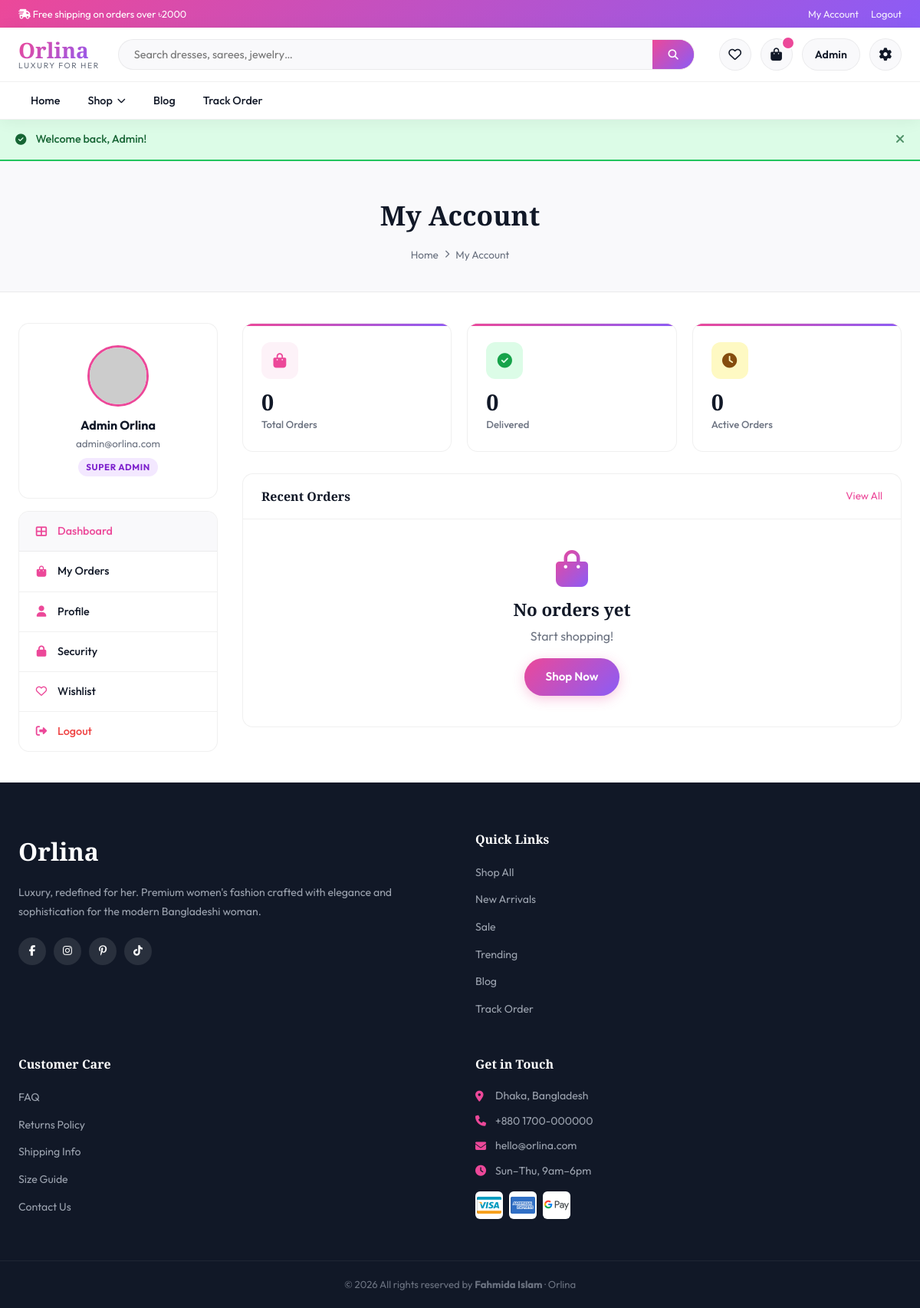
Screenshot of /pages/myaccount.php (signed in) with the database file from the repository.
### tables this page shows
CREATE TABLE `users` (
  `id` int(11) NOT NULL,
  `first_name` varchar(100) NOT NULL,
  `last_name` varchar(100) NOT NULL,
  `email` varchar(150) NOT NULL,
  `password` varchar(255) NOT NULL,
  `phone` varchar(20) DEFAULT NULL,
  `address` text DEFAULT NULL,
  `city` varchar(100) DEFAULT NULL,
  `avatar` varchar(255) DEFAULT NULL,
  `role` enum('member','admin','super_admin') DEFAULT 'member',
  `created_at` timestamp NOT NULL DEFAULT current_timestamp()
);

### includes/functions.php (called while the page is built, shortened)
<?php
require_once __DIR__ . '/db.php';
function url(string $path): string {
    return BASE_URL . '/' . ltrim($path, '/');
}
function asset(string $path): string {
    return BASE_URL . '/assets/' . ltrim($path, '/');
}
function isLoggedIn(): bool    { return !empty($_SESSION['user_id']); }
function isAdmin(): bool       { return ($_SESSION['user_role'] ?? '') === 'super_admin'; }
function currentUser(): ?array {
    global $pdo;
    $stmt = $pdo->prepare("SELECT * FROM users WHERE id = ?");
    $stmt->execute([$_SESSION['user_id']]);
    return $stmt->fetch() ?: null;
}
function h(string $str): string { return htmlspecialchars($str, ENT_QUOTES, 'UTF-8'); }
function avatarUrl(?string $avatar, string $name): string {
    return 'https://ui-avatars.com/api/?name=' . urlencode($name) . '&background=ec4899&color=fff&size=80';
}

### pages/myaccount.php (the view, shortened to what this page needs)
<?php
require_once __DIR__ . '/../includes/functions.php';
$tab  = $_GET['tab'] ?? 'dashboard';
$orderStmt = $pdo->prepare("SELECT * FROM orders WHERE user_id=? ORDER BY created_at DESC");
$orderStmt->execute([$_SESSION['user_id']]);
$orders = $orderStmt->fetchAll();
$user = currentUser();
include __DIR__ . '/../includes/header.php';
?>
<div class="page-hero">
  <div class="container">
    <h1>My Account</h1>
    <nav class="breadcrumb"><a href="<?= url('index.php') ?>">Home</a><i class="fas fa-chevron-right"></i><span>My Account</span></nav>
  </div>
</div>
<div class="container">
  <div class="account-layout">
    <aside class="account-sidebar">
      <div class="account-user">
        <img src="<?= avatarUrl($user['avatar']??null, $user['first_name'].' '.$user['last_name']) ?>" alt="Avatar" class="account-avatar">
        <strong><?= h($user['first_name'].' '.$user['last_name']) ?></strong>
        <small style="color:var(--text2);"><?= h($user['email']) ?></small>
        <span class="badge-pill badge-purple" style="margin-top:8px;"><?= ucfirst(str_replace('_',' ',$user['role'])) ?></span>
      </div>
      <nav class="account-nav">
        <a href="?tab=dashboard" class="<?= $tab==='dashboard'?'active':'' ?>"><i class="fas fa-th-large"></i> Dashboard</a>
        <a href="?tab=orders"   class="<?= $tab==='orders'?'active':'' ?>"><i class="fas fa-shopping-bag"></i> My Orders</a>
        <a href="?tab=profile"  class="<?= $tab==='profile'?'active':'' ?>"><i class="fas fa-user"></i> Profile</a>
        <a href="?tab=security" class="<?= $tab==='security'?'active':'' ?>"><i class="fas fa-lock"></i> Security</a>
        <a href="<?= url('pages/wishlist.php') ?>"><i class="far fa-heart"></i> Wishlist</a>
        <a href="<?= url('pages/logout.php') ?>" style="color:#ef4444;"><i class="fas fa-sign-out-alt"></i> Logout</a>
      </nav>
    </aside>
    <div class="account-content">
      <?php if ($tab === 'dashboard'): ?>
      <div style="display:grid;grid-template-columns:repeat(3,1fr);gap:20px;margin-bottom:28px;">
        <div class="stat-card"><div class="stat-icon" style="background:#fdf2f8;color:var(--primary-start);"><i class="fas fa-shopping-bag"></i></div><div class="stat-value"><?= count($orders) ?></div><div class="stat-label">Total Orders</div></div>
        <div class="stat-card"><div class="stat-icon" style="background:#dcfce7;color:#16a34a;"><i class="fas fa-check-circle"></i></div><div class="stat-value"><?= count(array_filter($orders,fn($o)=>$o['status']==='delivered')) ?></div><div class="stat-label">Delivered</div></div>
        <div class="stat-card"><div class="stat-icon" style="background:#fef9c3;color:#854d0e;"><i class="fas fa-clock"></i></div><div class="stat-value"><?= count(array_filter($orders,fn($o)=>in_array($o['status'],['pending','processing']))) ?></div><div class="stat-label">Active Orders</div></div>
      </div>
      <div class="admin-card">
        <div class="admin-card-header"><h3 class="admin-card-title">Recent Orders</h3><a href="?tab=orders" style="font-size:0.85rem;color:var(--primary-start);">View All</a></div>
        <?php if ($orders): ?>
        <div class="admin-table-wrap">
        <table class="orders-table">
          <thead><tr><th>Order #</th><th>Date</th><th>Items</th><th>Total</th><th>Status</th><th></th></tr></thead>
          <tbody>
          <?php foreach (array_slice($orders,0,5) as $o):
            $cnt = $pdo->prepare("SELECT COUNT(*) FROM order_items WHERE order_id=?"); $cnt->execute([$o['id']]); $itemCount=$cnt->fetchColumn();
          ?>
          <tr>
            <td><strong><?= h($o['order_number']) ?></strong></td>
            <td><?= date('M j, Y',strtotime($o['created_at'])) ?></td>
            <td><?= $itemCount ?> item<?= $itemCount!==1?'s':'' ?></td>
            <td><?= formatPrice($o['total_amount']) ?></td>
            <td><span class="status-badge status-<?= h($o['status']) ?>"><?= ucfirst($o['status']) ?></span></td>
            <td><a href="<?= url('pages/order_tracking.php') ?>?order=<?= h($o['order_number']) ?>" class="btn btn-sm btn-outline">Track</a></td>
          </tr>
          <?php endforeach; ?>
          </tbody>
        </table></div>
        <?php else: ?><div class="empty-state" style="padding:40px;"><i class="fas fa-shopping-bag"></i><h3>No orders yet</h3><p>Start shopping!</p><a href="<?= url('pages/shop.php') ?>" class="btn btn-primary mt-4">Shop Now</a></div><?php endif; ?>
      </div>
      <?php endif; ?>
    </div>
  </div>
</div>
<?php include __DIR__ . '/../includes/footer.php'; ?>

### includes/header.php (shortened to what this page needs)
<?php
$_cartCount     = cartCount();
$_headerUser = isLoggedIn() ? currentUser() : null;
$_userFirstName = $_headerUser ? h($_headerUser['first_name']) : '';
?>
<!DOCTYPE html>
<html lang="en">
<head>
<link rel="stylesheet" href="<?= asset('css/google-fonts.css') ?>">
<link rel="stylesheet" href="<?= asset('css/all.min.css') ?>">
<link rel="stylesheet" href="<?= asset('css/style.css') ?>">
</head>
<body>
<div class="topbar">
  <div class="container topbar-inner">
    <span><i class="fas fa-shipping-fast"></i> Free shipping on orders over ৳2000</span>
    <span class="topbar-right">
      <?php if (isLoggedIn()): ?>
        <a href="<?= url('pages/myaccount.php') ?>">My Account</a>
        <a href="<?= url('pages/logout.php') ?>">Logout</a>
      <?php else: ?>
        <a href="<?= url('pages/login.php') ?>">Login</a>
        <a href="<?= url('pages/register.php') ?>">Register</a>
      <?php endif; ?>
    </span>
  </div>
</div>
<header class="site-header" id="site-header">
  <div class="container header-inner">
    <a href="<?= url('index.php') ?>" class="logo">
      <span class="logo-text">Orlina</span>
      <span class="logo-tagline">Luxury For Her</span>
    </a>
    <form class="search-form" action="<?= url('pages/search.php') ?>" method="GET" role="search">
      <input type="text" name="q" placeholder="Search dresses, sarees, jewelry…" value="<?= h($_GET['q'] ?? '') ?>" aria-label="Search products">
      <button type="submit" aria-label="Search"><i class="fas fa-search"></i></button>
    </form>
    <div class="header-actions">
      <a href="<?= url('pages/wishlist.php') ?>" class="icon-btn" title="Wishlist" aria-label="Wishlist">
        <i class="far fa-heart"></i>
      </a>
      <?php if (isLoggedIn()): ?>
      <a href="<?= url('pages/cart.php') ?>" class="icon-btn cart-btn" title="Cart" aria-label="Cart">
        <i class="fas fa-shopping-bag"></i>
        <span class="cart-badge" id="cart-badge"><?= $_cartCount > 0 ? $_cartCount : '' ?></span>
      </a>
      <?php endif; ?>
      <?php if (isLoggedIn() && $_headerUser): ?>
      <a href="<?= url('pages/myaccount.php') ?>" class="header-user-name-link" title="My Account" aria-label="My Account">
        <?= $_userFirstName ?>
      </a>
      <?php else: ?>
      <a href="<?= url('pages/login.php') ?>" class="btn btn-primary btn-sm header-login-btn" aria-label="Login">
        <i class="fas fa-user"></i> Login
      </a>
      <?php endif; ?>
      <?php if (isAdmin()): ?>
      <a href="<?= url('admin/index.php') ?>" class="icon-btn admin-btn" title="Admin Panel" aria-label="Admin">
        <i class="fas fa-cog"></i>
      </a>
      <?php endif; ?>
    </div>
  </div>
  <nav class="main-nav" id="main-nav" role="navigation" aria-label="Main navigation">
    <div class="container nav-inner">
      <a href="<?= url('index.php') ?>" class="nav-link">Home</a>
      <div class="nav-dropdown">
        <a href="<?= url('pages/shop.php') ?>" class="nav-link">Shop <i class="fas fa-chevron-down"></i></a>
      </div>
      <a href="<?= url('pages/blog.php') ?>" class="nav-link">Blog</a>
      <a href="<?= url('pages/order_tracking.php') ?>" class="nav-link">Track Order</a>
    </div>
  </nav>
</header>
<?php if (!empty($_SESSION['flash'])): ?>
<div class="flash flash-<?= h($_SESSION['flash']['type']) ?>" role="alert">
  <i class="fas fa-<?= $_SESSION['flash']['type'] === 'success' ? 'check-circle' : 'exclamation-circle' ?>"></i>
  <?= h($_SESSION['flash']['message']) ?>
  <button class="flash-close" onclick="this.parentElement.remove()" aria-label="Close"><i class="fas fa-times"></i></button>
</div>
<?php unset($_SESSION['flash']); endif; ?>
<main id="main-content">

### rows the page displays
users: first_name "Admin", first_name+last_name "Admin Orlina", email "admin@orlina.com", role "SUPER ADMIN"

### other values shown
$_SESSION['flash']['message'] "Welcome back, Admin!"
count($orders) "0"
count(array_filter($orders,fn($o)=>$o['status']==='delivered')) "0"
